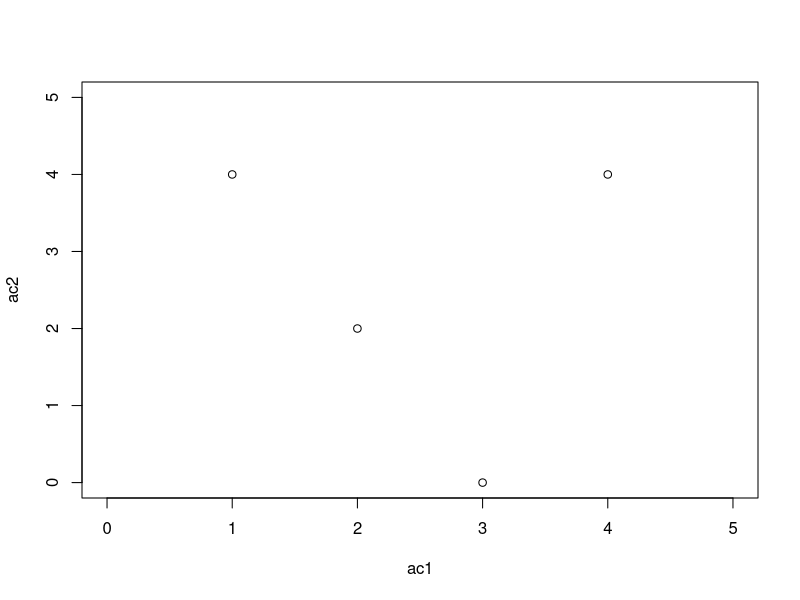

The R source for this figure:
b1 <- c(ac1 = 1, ac2 = 4, ac3 = 2)
b2 <- c(ac1 = 2, ac2 = 2, ac3 = 1)
b3 <- c(ac1 = 4, ac2 = 4, ac3 = 2)
b4 <- c(ac1 = 3, ac2 = 0, ac3 = 0)
ac_bundles <- cbind(b1, b2, b3, b4)

ac_bundles
t(ac_bundles)

plot(t(ac_bundles), xlim=c(0, 5), ylim=c(0, 5))
